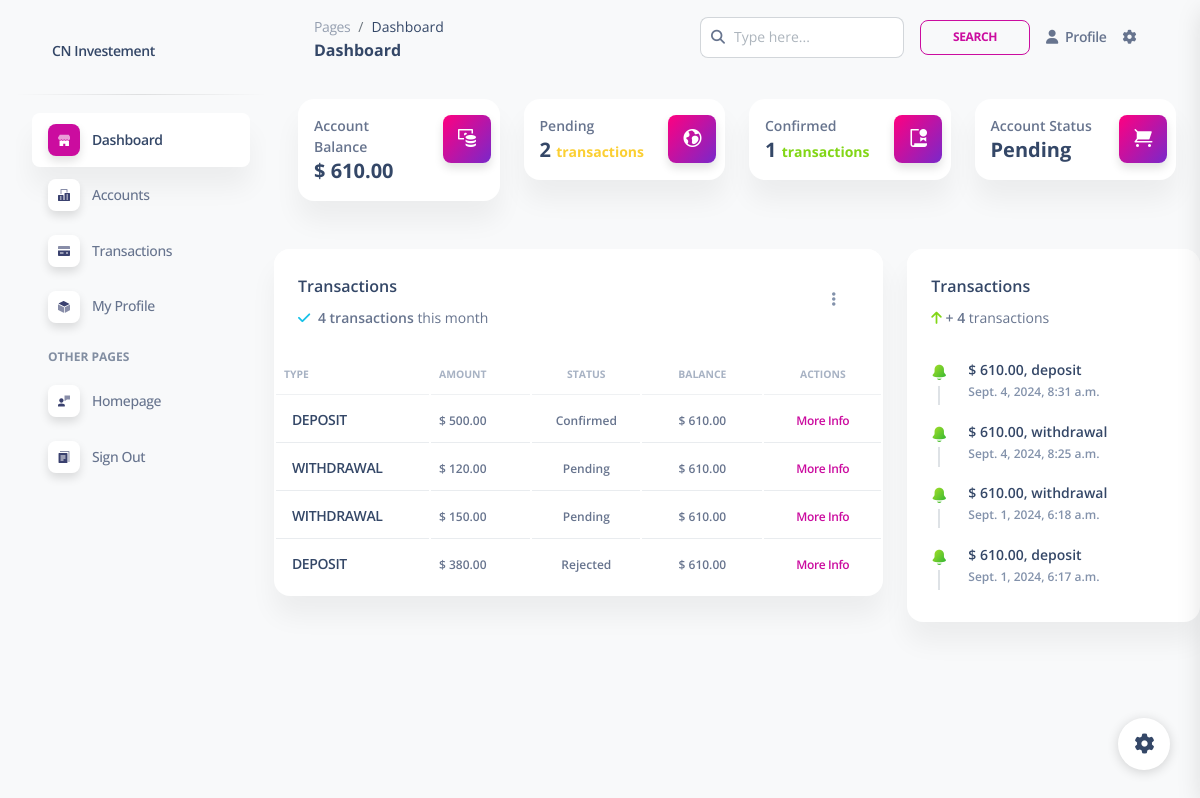
The page /user_home/ (signed in) on the database as committed earlier.
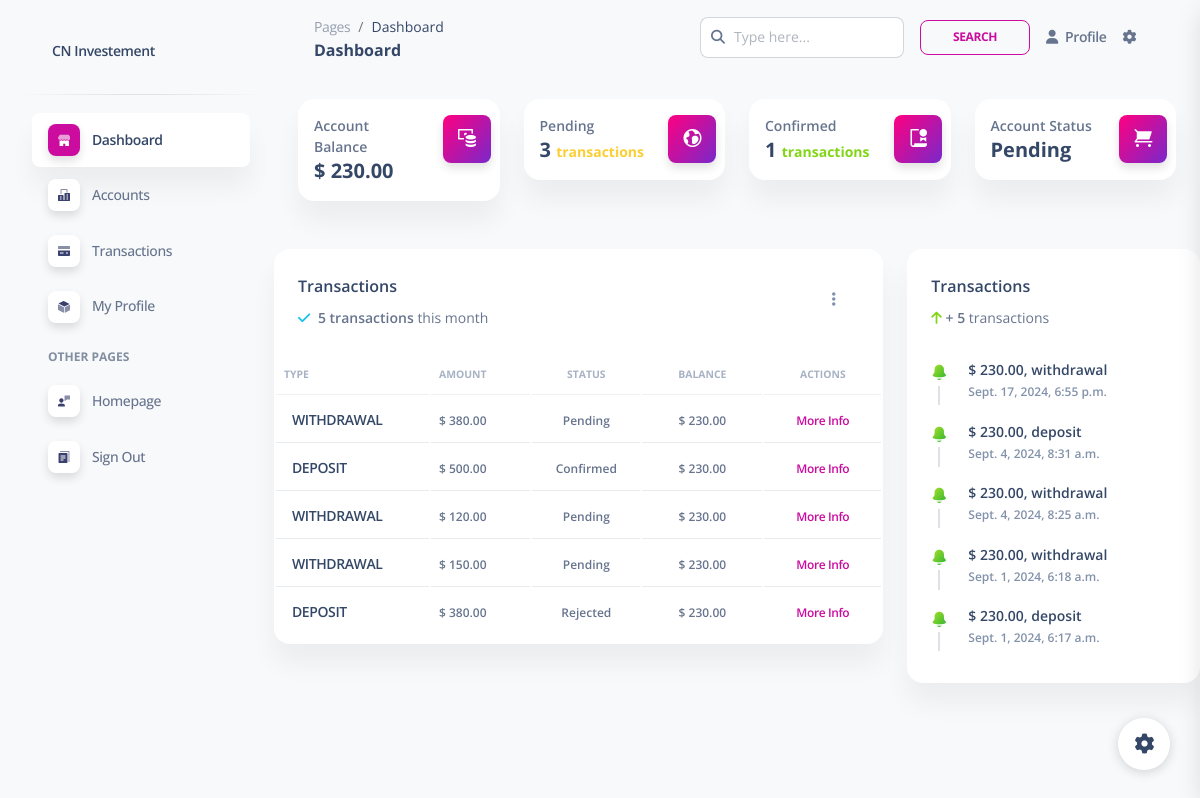
The same page on the database as committed later.
### accounts/models.py (models this page shows, shortened)
class CustomUser(AbstractBaseUser, PermissionsMixin):
    ROLES = [
        ('User', 'user'),
        ('Staff', 'staff'),
        ('Admin', 'admin'),
    ]
    first_name = models.CharField(max_length=30, blank=False)
    last_name = models.CharField(max_length=30, blank=False)
    address = models.TextField(blank=True, null=True)
    phone_no = models.IntegerField(blank=True, null=True)
    email = models.EmailField(unique=True)
    date_joined = models.DateTimeField(default=timezone.now)
    last_login = models.DateTimeField(null=True, blank=True)
    is_active = models.BooleanField(default=True)
    is_staff = models.BooleanField(default=False)
    user_type = models.CharField(max_length=20, choices=ROLES, default='User')
    account_no = models.CharField(max_length=12, unique=True, editable=False)
    password_reset_token = models.CharField(max_length=100, blank=True, null=True)
    password_reset_expiry = models.DateTimeField(blank=True, null=True)
    objects = CustomUserManager()
    USERNAME_FIELD = 'email'
    REQUIRED_FIELDS = ['first_name', 'last_name']

### core/models.py (models this page shows, shortened)
class Account(models.Model):
    STATUS = [
        ('Active', 'active'),
        ('Inactive', 'inactive'),
        ('Pending', 'pending'),
        ('On Hold', 'on hold'),
        ('Closed', 'closed'),
    ]
    user = models.OneToOneField(CustomUser, on_delete=models.CASCADE, related_name='account')
    balance = models.DecimalField(max_digits=12, decimal_places=2, default=0.00)
    status = models.CharField(max_length=50, choices=STATUS, default='pending')
    account_no = models.CharField(max_length=12, editable=False, unique=True)

class Transaction(models.Model):
    TRANSACTION_TYPES = (
        ('deposit', 'Deposit'),
        ('withdrawal', 'Withdrawal'),
    )
    STATUS = (
        ('Pending', 'pending'),
        ('Confirmed', 'confirmed'),
        ('Rejected', 'rejected'),
    )
    account = models.ForeignKey(Account, on_delete=models.CASCADE, related_name='transactions')
    transaction_type = models.CharField(max_length=10, choices=TRANSACTION_TYPES)
    amount = models.DecimalField(max_digits=12, decimal_places=2)
    date = models.DateTimeField(default=timezone.now)
    tr_status = models.CharField(max_length=55, choices=STATUS, default='Pending')

### core/views.py (the view)
# urls.py: path('user_home/', views.user_home, name='user_home'),
def user_home(request):
    account = request.user.account
    transactions = Transaction.objects.filter(account=account).order_by('-date')[0:10]
    transaction_count = transactions.count()
    pending_transaction_count = Transaction.objects.filter(account=account, tr_status='Pending').count()
    confirmed_transaction_count = Transaction.objects.filter(account=account, tr_status='Confirmed').count()
    context = {
        'transactions': transactions,
        'transaction_count': transaction_count,
        'pending_transaction_count': pending_transaction_count,
        'confirmed_transaction_count': confirmed_transaction_count
    }
    return render(request, 'user_home.html', context)

### core/templates/user_home.html (shortened to what the changed rows need)
{% load static %}
<!DOCTYPE html>
<html lang="en">
<head>
    <link href="{% static 'css/nucleo-icons.css' %}" rel="stylesheet" />
    <link href="{% static 'css/nucleo-svg.css' %}" rel="stylesheet" />
    <link href="{% static 'css/nucleo-svg.css' %}" rel="stylesheet" />
    <link id="pagestyle" href="{% static 'css/soft-ui-dashboard.min.css' %}" rel="stylesheet" />
</head>
<body class="g-sidenav-show  bg-gray-100">
    <main class="main-content position-relative max-height-vh-100 h-100 border-radius-lg ">
        {% block content %}
        <div class="container-fluid py-4">
            <div class="row">
                <div class="col-xl-3 col-sm-6 mb-xl-0 mb-4">
                    <div class="card">
                        <div class="card-body p-3">
                            <div class="row">
                                <div class="col-8">
                                    <div class="numbers">
                                        <p class="text-sm mb-0 text-capitalize font-weight-bold">Account Balance</p>
                                        <h5 class="font-weight-bolder mb-0">
                                            $ {{request.user.account.balance}}
                                        </h5>
                                    </div>
                                </div>
                            </div>
                        </div>
                    </div>
                </div>
                <div class="col-xl-3 col-sm-6 mb-xl-0 mb-4">
                    <div class="card">
                        <div class="card-body p-3">
                            <div class="row">
                                <div class="col-8">
                                    <div class="numbers">
                                        <p class="text-sm mb-0 text-capitalize font-weight-bold">Pending</p>
                                        <h5 class="font-weight-bolder mb-0">
                                            {{pending_transaction_count}}
                                            <span class="text-warning text-sm font-weight-bolder">transactions</span>
                                        </h5>
                                    </div>
                                </div>
                            </div>
                        </div>
                    </div>
                </div>
                <div class="col-xl-3 col-sm-6">
                    <div class="card">
                        <div class="card-body p-3">
                            <div class="row">
                                <div class="col-8">
                                    <div class="numbers">
                                        <p class="text-sm mb-0 text-capitalize font-weight-bold">Account Status</p>
                                        <h5 class="font-weight-bolder mb-0">
                                            {{request.user.account.status}}
                                        </h5>
                                    </div>
                                </div>
                            </div>
                        </div>
                    </div>
                </div>
            </div>
        </div>
        <div class="row my-4">
            <div class="col-lg-8 col-md-6 mb-md-0 mb-4">
                <div class="card">
                    <div class="card-header pb-0">
                        <div class="row">
                            <div class="col-lg-6 col-7">
                                <p class="text-sm mb-0">
                                    <i class="fa fa-check text-info" aria-hidden="true"></i>
                                    <span class="font-weight-bold ms-1">{{transaction_count}} transactions</span> this
                                    month
                                </p>
                            </div>
                        </div>
                    </div>
                    <div class="card-body px-0 pb-2">
                        <div class="table-responsive">
                            <table class="table align-items-center mb-0">
                                <thead>
                                    <tr>
                                        <th
                                            class="text-uppercase text-secondary text-xxs font-weight-bolder opacity-7 ps-2">
                                            Type</th>
                                        <th
                                            class="text-uppercase text-secondary text-xxs font-weight-bolder opacity-7 ps-2">
                                            Amount </th>
                                        <th
                                            class="text-center text-uppercase text-secondary text-xxs font-weight-bolder opacity-7">
                                            Status</th>
                                        <th
                                            class="text-center text-uppercase text-secondary text-xxs font-weight-bolder opacity-7">
                                            Balance</th>
                                        <th
                                            class="text-center text-uppercase text-secondary text-xxs font-weight-bolder opacity-7">
                                            Actions</th>
                                    </tr>
                                </thead>
                                <tbody>
                                    {% for tr in transactions %}
                                    <tr>
                                        <td>
                                            <div class="d-flex px-2 py-1">
                                                <div class="d-flex flex-column justify-content-center">
                                                    <h6 class="mb-0 text-sm text-uppercase">
                                                        <a href=""
                                                            class="text-decoration-none">{{tr.transaction_type}}</a>
                                                    </h6>
                                                </div>
                                            </div>
                                        </td>
                                        <td class="align-middle text-sm">
                                            <span class="text-xs font-weight-bold">$ {{tr.amount}} </span>
                                        </td>
                                        <td class="align-middle text-center text-sm">
                                            <span class="text-xs font-weight-bold"> {{tr.tr_status}} </span>
                                        </td>
                                        <td class="align-middle text-center text-sm">
                                            <span class="text-xs font-weight-bold"> $ {{tr.account.balance}} </span>
                                        </td>
                                        <td class="align-middle text-center text-sm">
                                            <span class="text-xs font-weight-bold">
                                                <a href="{% url 'transaction_history' %}" class="text-primary">More
                                                    Info</a>
                                            </span>
                                        </td>
                                    </tr>
                                    {% endfor %}
                                </tbody>
                            </table>
                        </div>
                    </div>
                </div>
            </div>
            <div class="col-lg-4 col-md-5">
                <div class="card h-100">
                    <div class="card-header pb-0">
                        <p class="text-sm">
                            <i class="fa fa-arrow-up text-success" aria-hidden="true"></i>
                            <span class="font-weight-bold">+ {{transaction_count}}</span> transactions
                        </p>
                    </div>
                    <div class="card-body p-3">
                        {% for tr in transactions %}
                        <div class="timeline timeline-one-side">
                            <div class="timeline-block mb-3">
                                <span class="timeline-step">
                                    <i class="ni ni-bell-55 text-success text-gradient"></i>
                                </span>
                                <div class="timeline-content">
                                    <h6 class="text-dark text-sm font-weight-bold mb-0">$ {{tr.account.balance}}, {{tr.transaction_type}}</h6>
                                    <p class="text-secondary font-weight-bold text-xs mt-1 mb-0">{{tr.date}}</p>
                                </div>
                            </div>
                        </div>
                        {% endfor %}
                    </div>
                </div>
            </div>
        </div>
        {% endblock %}
    </main>
</body>
</html>

Rows that differ between the two databases and show on the page:
changed CustomUser "Pending": user.account.balance "610.00" → "230.00"
added Transaction: transaction_type "WITHDRAWAL", amount "380.00", tr_status "Pending", account.balance "230.00", transaction_type "withdrawal", date "Sept. 17, 2024, 6:55 p.m."
changed through a linked row, Transaction "Confirmed": account.balance "610.00" → "230.00"
changed through a linked row, Transaction "Sept. 4, 2024, 8:25 a.m.": account.balance "610.00" → "230.00"
changed through a linked row, Transaction "Sept. 1, 2024, 6:18 a.m.": account.balance "610.00" → "230.00"
changed through a linked row, Transaction "Rejected": account.balance "610.00" → "230.00"
Other text that changed with them:
{{ pending_transaction_count }}: "2" → "3"
{{ transaction_count }}: "4" → "5"
